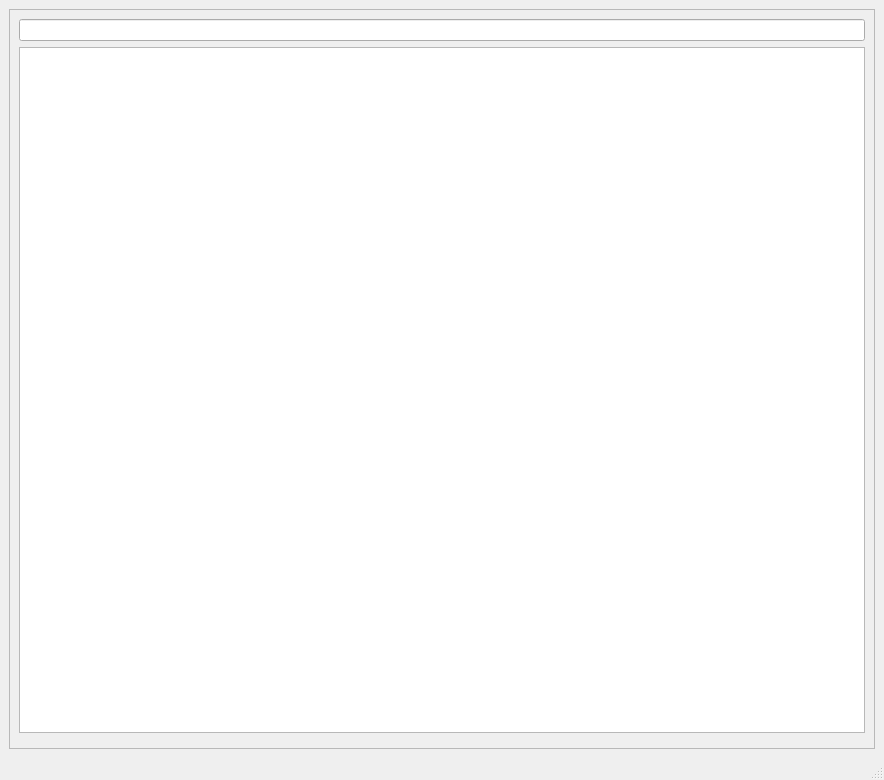
<?xml version="1.0" encoding="UTF-8"?>
<ui version="4.0">
 <class>MainWindow</class>
 <widget class="QMainWindow" name="MainWindow">
  <property name="geometry">
   <rect>
    <x>0</x>
    <y>0</y>
    <width>884</width>
    <height>780</height>
   </rect>
  </property>
  <property name="windowTitle">
   <string>MainWindow</string>
  </property>
  <widget class="QWidget" name="centralwidget">
   <layout class="QVBoxLayout" name="verticalLayout">
    <item>
     <widget class="QFrame" name="frame">
      <property name="frameShape">
       <enum>QFrame::StyledPanel</enum>
      </property>
      <property name="frameShadow">
       <enum>QFrame::Raised</enum>
      </property>
      <layout class="QVBoxLayout" name="verticalLayout_2">
       <item>
        <widget class="QLineEdit" name="lineEdit">
         <property name="text">
          <string/>
         </property>
        </widget>
       </item>
       <item>
        <widget class="QPlainTextEdit" name="plainTextEdit"/>
       </item>
       <item>
        <widget class="QWidget" name="widget" native="true"/>
       </item>
      </layout>
     </widget>
    </item>
   </layout>
  </widget>
  <widget class="QMenuBar" name="menubar">
   <property name="geometry">
    <rect>
     <x>0</x>
     <y>0</y>
     <width>884</width>
     <height>26</height>
    </rect>
   </property>
  </widget>
  <widget class="QStatusBar" name="statusbar"/>
 </widget>
 <resources/>
 <connections/>
</ui>
